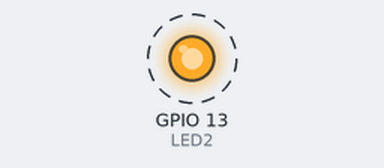
Bench run of a sketch on a simulated ESP32. Parts: output pins drawn as LEDs (lit = HIGH). Dashed ring = blinking.

Above: at 0.5 s.
Timing chart, 0 to 4.6 s (numbered marks = the images above):
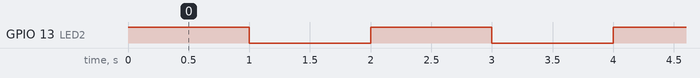

Measured:
- by itself, GPIO 13 (LED2): alternates HIGH for 1.0 s and LOW for 1.0 s

The sketch:

CHAMELEON_Camouflage_Code_Solution_Task1.ino
```cpp
// LED2 (built-in ESP32)
// GPIO
#define LED2 13

// RGB LED
// GPIO

// color sensor
// GPIO
// define pin for TTL level square wave
// define frequency scaling (S1 = 0)
// define color array (S2 not defined, because for red and blue color detection it must be LOW (not connected))
// define variable for each color frequency (red, green, blue)
// define a lower and upper treshold of the color sensor

// global variables

void setup()
{
  // setup LED2 as OUTPUT
  pinMode(LED2, OUTPUT);

  // setup LED_RGB as OUTPUT

  // setup color sensor
  // setup frequency scaling
  // set frequency scaling to 20% (S1 = LOW, not connected)
  // setup color array (S2 not defined)

  // setup the serial communication
  Serial.begin(9600);
}

void loop()
{
  // set sensor to read RED color only (S2 = LOW because it's not connected)
  // write the pulse width of the sensor signal into the red_frequency variable
  // set sensor to read BLUE color only (S2 = LOW because it's not connected)
  // write the pulse width of the sensor signal into the blue_frequency variable
  // print RGB values in the serial monitor
  // write the detected color in the serial monitor

  // flash the red LED (LED2)
  digitalWrite(LED2, HIGH);
  delay(1000);
  digitalWrite(LED2, LOW);

  // flash the blue LED (RGB_LED)

  delay(1000);
}
```
